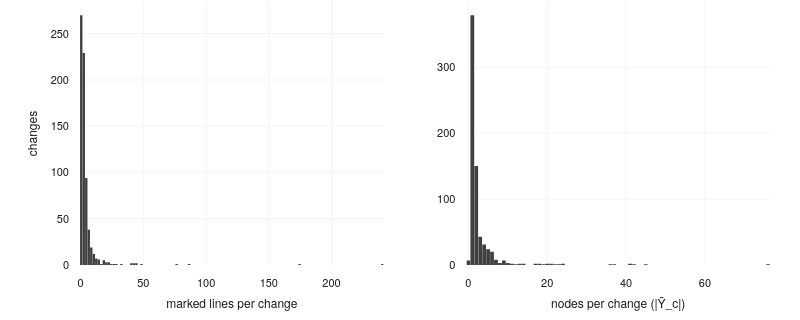

Write notebook code for a chart like this one.
### Code cell
# The marked lines are lifted to the syntax nodes of N(c): |Ỹ_c| is a node count,
# not a line count. Reuses the warm `repos` (no repository is downloaded here) and
# NodeProjection's per-(base, path) parse cache, so the lift is a few seconds.
import plotly.io as pio
from plotly.subplots import make_subplots
from benchmark.localization.projection import NodeProjection

node_color = pio.templates["thesis"].layout.colorway[3]
projections = {
    name: NodeProjection(repos[name]) for name in released_pairs["name"].unique()
}

node_rows = []
for row in markings.iter_rows(named=True):
    token = str(row["line"])
    side = "base" if token[:1] == "D" else "after"
    number = int(token[1:] if token[:1] in ("L", "D") else token)
    node = projections[row["name"]].project(row["defect"], row["file"], number, side)
    if node is not None:
        node_rows.append(
            {
                "name": row["name"],
                "correction": row["correction"],
                "defect": row["defect"],
                "type": node.type,
                "node": f"{node.path}:{node.start}:{node.end}:{node.type}",
            }
        )

lifted = pl.DataFrame(node_rows)
node_counts = lifted.group_by("name", "correction", "defect").agg(
    pl.col("node").n_unique().alias("nodes")
)
label_density = (
    released_pairs.select("name", "correction", "defect", "markings")
    .join(node_counts, on=["name", "correction", "defect"], how="left")
    .with_columns(pl.col("nodes").fill_null(0))
)

figure = make_subplots(
    rows=1,
    cols=2,
    horizontal_spacing=0.12,
    subplot_titles=["marked lines", "nodes |Ỹ_c|"],
)
figure.add_trace(
    go.Histogram(x=label_density["markings"].to_numpy(), marker_color=node_color),
    row=1,
    col=1,
)
figure.add_trace(
    go.Histogram(x=label_density["nodes"].to_numpy(), marker_color=node_color),
    row=1,
    col=2,
)
figure.update_xaxes(title_text="marked lines per change", row=1, col=1)
figure.update_xaxes(title_text="nodes per change (|Ỹ_c|)", row=1, col=2)
figure.update_yaxes(title_text="changes", row=1, col=1)
figure.update_layout(bargap=0.05, height=320, width=800, showlegend=False)
figure.show()

with pl.Config(tbl_hide_dataframe_shape=True, tbl_hide_column_data_types=True):
    print(
        label_density.select(
            pl.col("markings").median().alias("lines_median"),
            pl.col("markings").quantile(0.9).alias("lines_p90"),
            pl.col("markings").max().alias("lines_max"),
            pl.col("nodes").median().alias("nodes_median"),
            pl.col("nodes").quantile(0.9).alias("nodes_p90"),
            pl.col("nodes").max().alias("nodes_max"),
        )
    )

### Figure 1 — Plotly figure (JSON) as saved in the notebook; plotly's stock layout.template omitted (floating-point values rounded to 4 significant figures; data arrays with more than 128 entries replaced by an {"elided": "..."} marker saying what was removed)
{"data": [{"marker": {"color": "#404040"}, "type": "histogram", "x": {"elided": "702 int values"}, "xaxis": "x", "yaxis": "y"}, {"marker": {"color": "#404040"}, "type": "histogram", "x": {"elided": "702 int values"}, "xaxis": "x2", "yaxis": "y2"}], "layout": {"annotations": [{"font": {"size": 16}, "showarrow": false, "text": "marked lines", "x": 0.22, "xanchor": "center", "xref": "paper", "y": 1, "yanchor": "bottom", "yref": "paper"}, {"font": {"size": 16}, "showarrow": false, "text": "nodes |Ỹ_c|", "x": 0.78, "xanchor": "center", "xref": "paper", "y": 1, "yanchor": "bottom", "yref": "paper"}], "bargap": 0.05, "height": 320, "showlegend": false, "width": 800, "xaxis": {"anchor": "y", "domain": [0, 0.44], "title": {"text": "marked lines per change"}}, "xaxis2": {"anchor": "y2", "domain": [0.56, 1], "title": {"text": "nodes per change (|Ỹ_c|)"}}, "yaxis": {"anchor": "x", "domain": [0, 1], "title": {"text": "changes"}}, "yaxis2": {"anchor": "x2", "domain": [0, 1]}}}
